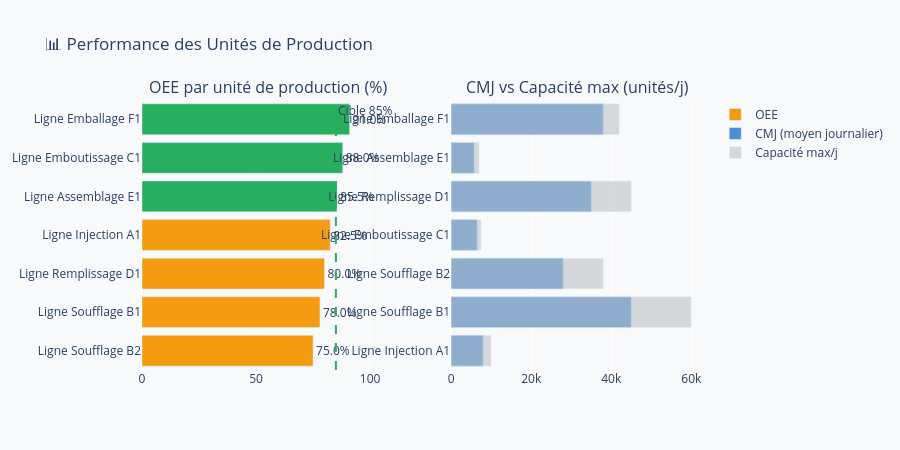

The notebook cell saved with this chart:
### Markdown cell above
## 7. 📊 Dashboard OEE & Capacités par unité

### Code cell
fig3 = make_subplots(
    rows=1, cols=2,
    subplot_titles=('OEE par unité de production (%)', 'CMJ vs Capacité max (unités/j)'),
)

# Tri par OEE
df_sorted = df_up.sort_values('oee')

oee_colors = df_sorted['oee'].apply(
    lambda v: '#27AE60' if v >= 85 else '#F39C12' if v >= 75 else '#E74C3C'
)

# OEE
fig3.add_trace(go.Bar(
    y=df_sorted['nom'],
    x=df_sorted['oee'],
    orientation='h',
    marker_color=oee_colors,
    text=df_sorted['oee'].astype(str) + '%',
    textposition='outside',
    name='OEE',
), row=1, col=1)

fig3.add_vline(x=85, line_dash='dash', line_color='#27AE60',
               annotation_text='Cible 85%', row=1, col=1)

# CMJ vs Capacité max
fig3.add_trace(go.Bar(
    name='CMJ (moyen journalier)',
    y=df_up['nom'],
    x=df_up['cmj'],
    orientation='h',
    marker_color='#4A90D9',
), row=1, col=2)

fig3.add_trace(go.Bar(
    name='Capacité max/j',
    y=df_up['nom'],
    x=df_up['capacite_max_j'],
    orientation='h',
    marker_color='#BDC3C7',
    opacity=0.6,
), row=1, col=2)

fig3.update_layout(
    height=450,
    title_text='📊 Performance des Unités de Production',
    barmode='overlay',
    paper_bgcolor='#F8F9FA',
    plot_bgcolor='#F8F9FA',
)
fig3.show()

### Figure 1 — Plotly figure (JSON) as saved in the notebook; plotly's stock layout.template omitted (floating-point values rounded to 4 significant figures)
{"data": [{"marker": {"color": ["#F39C12", "#F39C12", "#F39C12", "#F39C12", "#27AE60", "#27AE60", "#27AE60"]}, "name": "OEE", "orientation": "h", "text": ["75.0%", "78.0%", "80.0%", "82.5%", "85.5%", "88.0%", "91.0%"], "textposition": "outside", "type": "bar", "x": [75, 78, 80, 82.5, 85.5, 88, 91], "xaxis": "x", "y": ["Ligne Soufflage B2", "Ligne Soufflage B1", "Ligne Remplissage D1", "Ligne Injection A1", "Ligne Assemblage E1", "Ligne Emboutissage C1", "Ligne Emballage F1"], "yaxis": "y"}, {"marker": {"color": "#4A90D9"}, "name": "CMJ (moyen journalier)", "orientation": "h", "type": "bar", "x": [8000, 45000, 28000, 6500, 35000, 5800, 38000], "xaxis": "x2", "y": ["Ligne Injection A1", "Ligne Soufflage B1", "Ligne Soufflage B2", "Ligne Emboutissage C1", "Ligne Remplissage D1", "Ligne Assemblage E1", "Ligne Emballage F1"], "yaxis": "y2"}, {"marker": {"color": "#BDC3C7"}, "name": "Capacité max/j", "opacity": 0.6, "orientation": "h", "type": "bar", "x": [10000, 60000, 38000, 7500, 45000, 7000, 42000], "xaxis": "x2", "y": ["Ligne Injection A1", "Ligne Soufflage B1", "Ligne Soufflage B2", "Ligne Emboutissage C1", "Ligne Remplissage D1", "Ligne Assemblage E1", "Ligne Emballage F1"], "yaxis": "y2"}], "layout": {"annotations": [{"font": {"size": 16}, "showarrow": false, "text": "OEE par unité de production (%)", "x": 0.225, "xanchor": "center", "xref": "paper", "y": 1, "yanchor": "bottom", "yref": "paper"}, {"font": {"size": 16}, "showarrow": false, "text": "CMJ vs Capacité max (unités/j)", "x": 0.775, "xanchor": "center", "xref": "paper", "y": 1, "yanchor": "bottom", "yref": "paper"}, {"showarrow": false, "text": "Cible 85%", "x": 85, "xanchor": "left", "xref": "x", "y": 1, "yanchor": "top", "yref": "y domain"}], "barmode": "overlay", "height": 450, "paper_bgcolor": "#F8F9FA", "plot_bgcolor": "#F8F9FA", "shapes": [{"line": {"color": "#27AE60", "dash": "dash"}, "type": "line", "x0": 85, "x1": 85, "xref": "x", "y0": 0, "y1": 1, "yref": "y domain"}], "title": {"text": "📊 Performance des Unités de Production"}, "xaxis": {"anchor": "y", "domain": [0, 0.45]}, "xaxis2": {"anchor": "y2", "domain": [0.55, 1]}, "yaxis": {"anchor": "x", "domain": [0, 1]}, "yaxis2": {"anchor": "x2", "domain": [0, 1]}}}
